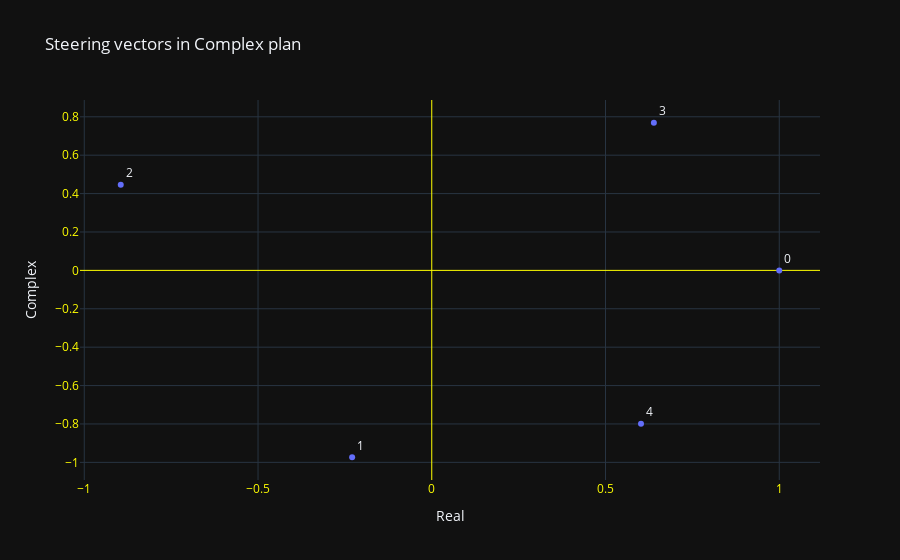

The code cell stored with this chart in its notebook:
### Markdown cell above
## Create table of signal phases

![pic](https://pysdr.org/_images/doa_trig.svg)

Signal delay is equivalent to time interval to travel to second antena.

$ extra\_distance = sin(\theta) * d $

$ Delay = {extra\_distance \over c} $

$ \lambda = Tc $

$ Delay = {extra\_distance \ T \over \lambda} $

$ Delay = {sin(\theta) \ d \ T \over \lambda} $


Using antena spacing:

$ antena\_spacing = {d \over \lambda} $

$ Delay = sin(\theta) \ T \ antena\_spacing $


$ steering\_vectors = e^{-j2\pi \ antena\_spacing \ sin(\theta) } $

### Code cell
antena_spacing = 0.5 # half wavelength spacing
antena_rx_nbr = 5
theta_degrees = 35 # direction of arrival (feel free to change this, it's arbitrary)

theta = np.radians(theta_degrees) # convert to radians

steering_vectors = beamforming.create_steering_vectors(antena_rx_nbr, antena_spacing, theta) # Steering Vector
print(steering_vectors.reshape(-1, 1)) # note that it's 3 elements long, it's complex, and the first element is 1+0j

fig = go.Figure()
fig.add_trace(go.Scatter(x=np.real(steering_vectors), y=np.imag(steering_vectors), mode='markers+text', textposition="top right", text=list(range(len(steering_vectors))), name='I'))
fig.update_layout(template="plotly_dark", title_text="Steering vectors in Complex plan")
fig.update_yaxes(title_text = "Complex", zeroline=True, zerolinewidth=1, zerolinecolor='Yellow', tickfont=dict(color='Yellow'))
fig.update_xaxes(title_text = "Real", zeroline=True, zerolinewidth=1, zerolinecolor='Yellow', tickfont=dict(color='Yellow'))
fig.show()

### Figure 1 — Plotly figure (JSON) as saved in the notebook; plotly's stock layout.template omitted (floating-point values rounded to 4 significant figures)
{"data": [{"mode": "markers+text", "name": "I", "text": ["0", "1", "2", "3", "4"], "textposition": "top right", "type": "scatter", "x": [1, -0.2291, -0.895, 0.6392, 0.6022], "y": [0, -0.9734, 0.446, 0.7691, -0.7984]}], "layout": {"title": {"text": "Steering vectors in Complex plan"}, "xaxis": {"tickfont": {"color": "Yellow"}, "title": {"text": "Real"}, "zeroline": true, "zerolinecolor": "Yellow", "zerolinewidth": 1}, "yaxis": {"tickfont": {"color": "Yellow"}, "title": {"text": "Complex"}, "zeroline": true, "zerolinecolor": "Yellow", "zerolinewidth": 1}}}
